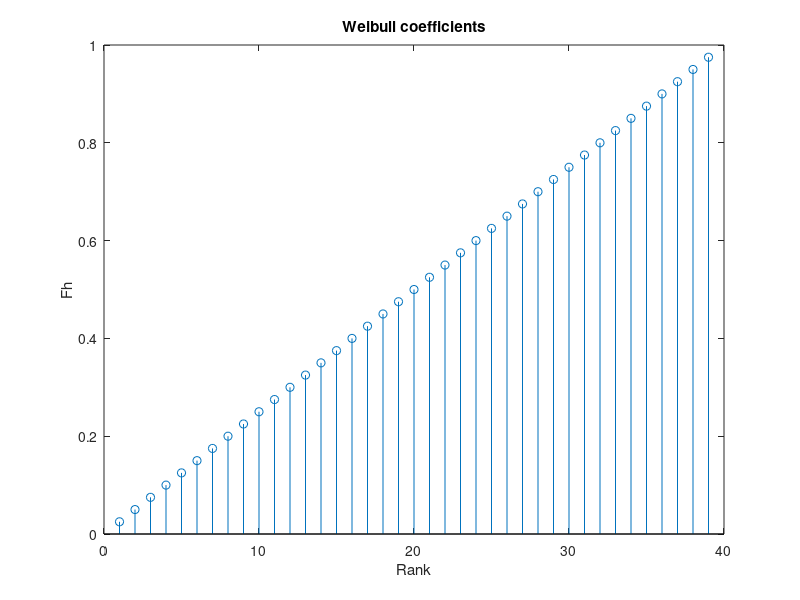
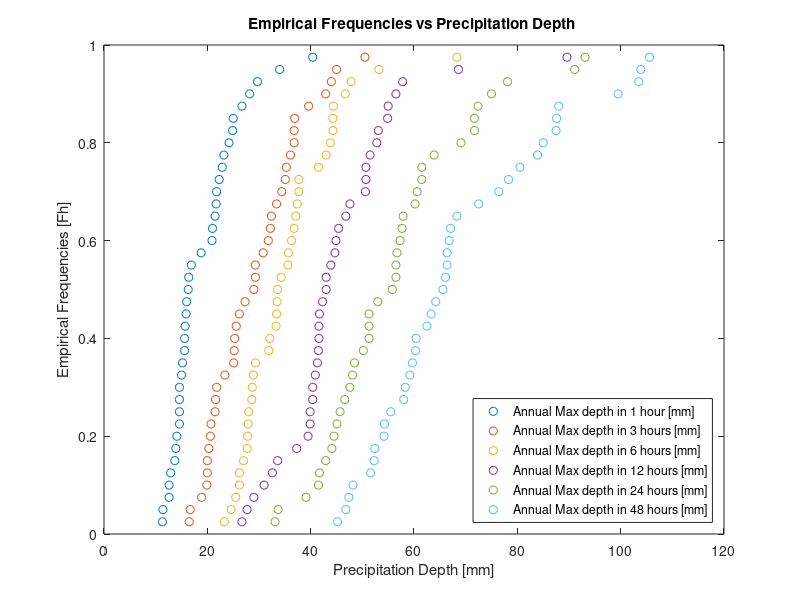
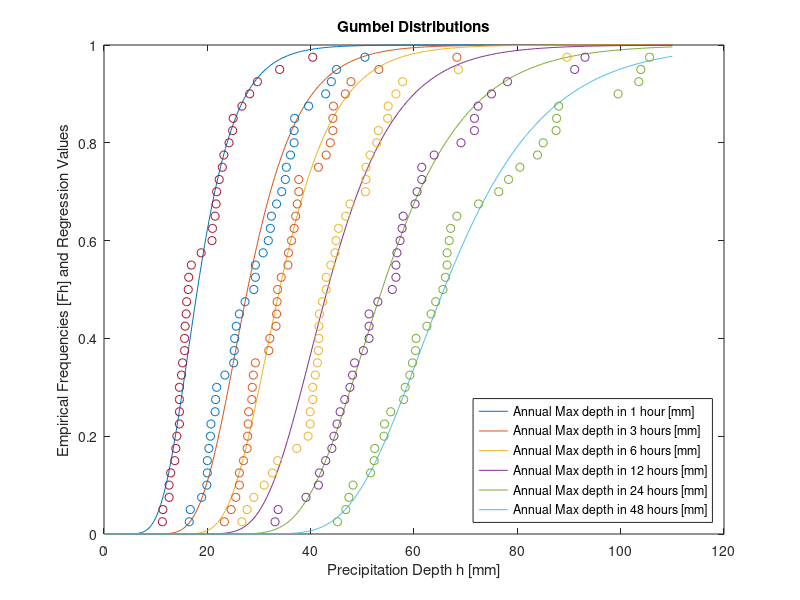
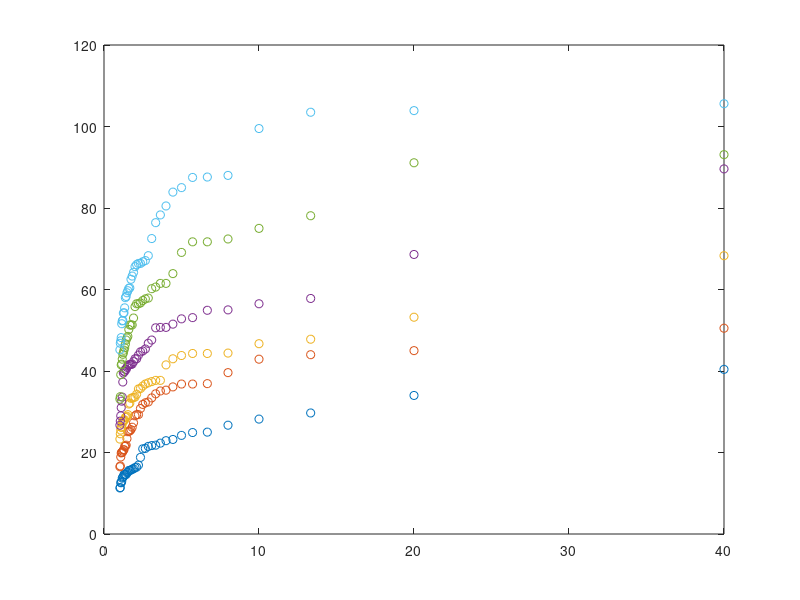

Recreate these plots in MATLAB, in order.
% -------------------------------------------------------------------------
% Course: Hydrology for Engineers
% Assignment 1
% Part 2: Fit a Gumbel distribution and calculate critical rainfall depths
% -------------------------------------------------------------------------

clear variables %clear the workspace variables
close all %close alla figures
clc %clear the command window

% -------------------------------------------------------------------------
% # 1: Compute the Weibull plotting position
% -------------------------------------------------------------------------
%% (1) Computing Fh nd YF
% import the data from Part1 using the function load
load assignment1_output_part1.mat

% sorting data columns by amplitude
sortedAnnualMax = sort(AnnualMax,1, 'ascend');
sortedAnnualMax;

%% Computing Weibull coefficients 

% initializing empty vector
Fh = zeros([size(sortedAnnualMax, 1),1]);

% computing frequency : Fh = i/(N+1)
sz = size(Fh,1);
for c = 1:sz
    Fh(c) = c/ (sz + 1);
end
Fh;

%% Plotting Weibull coefficients 
figure(21)
stem(Fh)
title('Weibull coefficients')
xlabel('Rank') 
ylabel('Fh') 

%% computing reduced variable YF

YF = -log(-log(Fh));

% Plot of Fh vs h
% for first column
figure(22)
plot(sortedAnnualMax(), Fh, 'o');
title('Empirical Frequencies vs Precipitation Depth ')
xlabel('Precipitation Depth [mm]') 
ylabel('Empirical Frequencies [Fh]')
legend({'Annual Max depth in 1 hour [mm]','Annual Max depth in 3 hours [mm]', ...
      'Annual Max depth in 6 hours [mm]','Annual Max depth in 12 hours [mm]', ...
      'Annual Max depth in 24 hours [mm]','Annual Max depth in 48 hours [mm]',}, ...
      'Location','southeast')

%% (2) Fitting Gumbel curve
% method of moments
% calculating means and standard deviation for each duration 
std_vect = std(AnnualMax);
mean_vect = mean (AnnualMax);

%defining variables 
GumbelParMoments = zeros(2,6);
m = length(std_vect);

for k = 1:m
    alpha = pi/(std_vect(k)*sqrt(6));
    mu = mean_vect(k)-0.5772/alpha;

    GumbelParMoments(1,k) = alpha;
    GumbelParMoments(2,k) = mu;
end 
GumbelParMoments;
%%
% Gumbel method
GumbelPar = zeros(2,6);
m = length(std_vect);

mu_YF = mean(YF);
sigma_YF = std(YF);

% Defining paramaters 
for k = 1:m
    alphaG = sigma_YF/std_vect(k);
    muG = mean_vect(k)-(mu_YF/sigma_YF)*std_vect(k);
    
    GumbelPar(1,k) = alphaG;
    GumbelPar(2,k) = muG;
end
GumbelPar;

%% (3)Compute analytical Gumbel distributions

n = 0:0.5:110;%TO-DO : revoir si on veut pas partir à 1 plutôt...?
m = length(n);
GumbelCompute = zeros(m,6);
GumbelComputeMoments = zeros(m,6);

for k = 1:m
    for l = 1:6
       GumbelCompute(k,l) = exp(-exp(-GumbelPar(1,l)*(n(k)-GumbelPar(2,l))));
       GumbelComputeMoments(k,l) = exp(-exp(-GumbelParMoments(1,l)*(n(k)-GumbelParMoments(2,l))));
    end 
end 


%% (4) Plot 

figure(23)
plot(n, GumbelComputeMoments)
title('Gumbel Distributions')
xlabel('Precipitation Depth h [mm]') 
ylabel('Empirical Frequencies [Fh] and Regression Values')
legend({'Annual Max depth in 1 hour [mm]','Annual Max depth in 3 hours [mm]', ...
        'Annual Max depth in 6 hours [mm]','Annual Max depth in 12 hours [mm]', ...
        'Annual Max depth in 24 hours [mm]','Annual Max depth in 48 hours [mm]',}, ...
        'Location','southeast')

hold on 
plot(sortedAnnualMax(), Fh, 'o');
legend({'Annual Max depth in 1 hour [mm]','Annual Max depth in 3 hours [mm]', ...
        'Annual Max depth in 6 hours [mm]','Annual Max depth in 12 hours [mm]', ...
        'Annual Max depth in 24 hours [mm]','Annual Max depth in 48 hours [mm]',}, ...
        'Location','southeast')
% TO-DO : set the same colors to both plot elements 1 to 1 (regressions and
% points) i.e. the points corresponding to a regression curve should have
% the same color


%% (5) Th and h

%computing return period

q = length(Fh);
Weibull_T = zeros(q,1);

for k = 1:q
    Weibull_T(k) = 1/(1-Fh(k));
end 
Weibull_T;

% inverting Gumbel distribution 

T = zeros(221,6);
for k = 1:221
    for l = 1:6
        T(k,l) = 1/(1+GumbelCompute(k,l));
    end 
end 



figure(24)
n = 1:39;
m = 0:0.5:110;
plot(Weibull_T, sortedAnnualMax(),'o')

figure(25)
plot(T,m)

